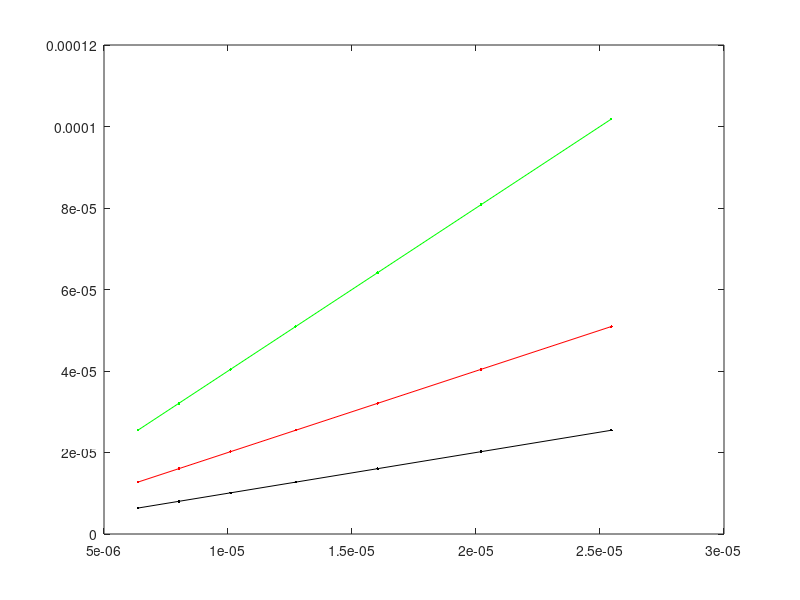
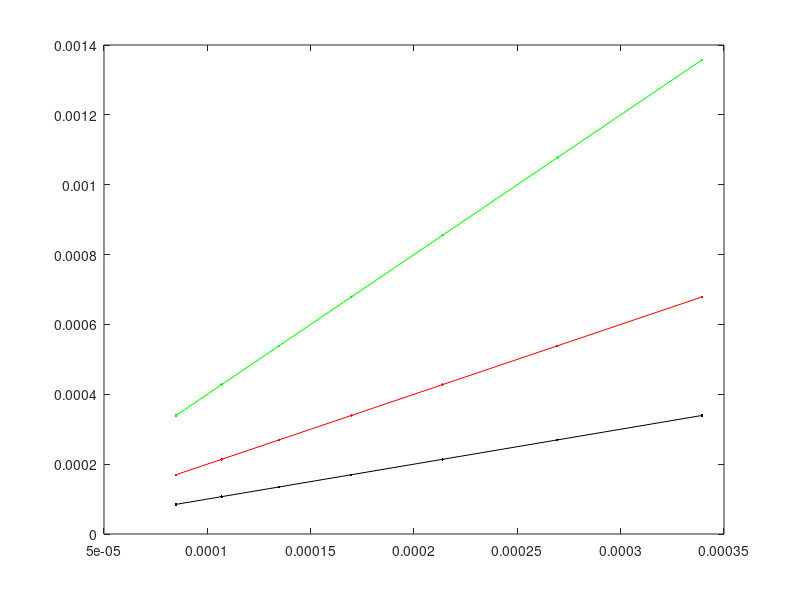

Reproduce these figures in MATLAB, in order.

 lowguess=[0.000009, 0.00012];
 medguess=[2*0.000009, 2*0.00012];
 highguess=[4*0.000009, 4*0.00012];

 for kk=1:2
%         tmp=thresholdguess(kk)/sqrt(10);
%         values(kk,:)=logspace(log10(tmp),log10(10*tmp),numvalues); % set (n=numvalues) of log-spaced values centered on thresholdguess
        tmp=lowguess(kk);
        highval=log10(tmp)+log10(sqrt(8)); % default 50 
        lowval=log10(tmp)-log10(sqrt(2)); % lowval raised from sqrt(15) to sqrt(5), oct 23, 2013 zh; sqrt2 nov 11, 2013
        lowvals(kk,:)=logspace(lowval,highval,7);
 end 
        
  for kk=1:2
        tmp=medguess(kk);
        highval=log10(tmp)+log10(sqrt(8)); % default 50 
        lowval=log10(tmp)-log10(sqrt(2)); % lowval raised from sqrt(15) to sqrt(5), oct 23, 2013 zh; sqrt2 nov 11, 2013
        medvals(kk,:)=logspace(lowval,highval,7);
  end 
        
  for kk=1:2
        tmp=highguess(kk);
        highval=log10(tmp)+log10(sqrt(8)); % default 50 
        lowval=log10(tmp)-log10(sqrt(2)); % lowval raised from sqrt(15) to sqrt(5), oct 23, 2013 zh; sqrt2 nov 11, 2013
        highvals(kk,:)=logspace(lowval,highval,7);
  end
 
  
  figure; % low noise level
  plot(lowvals(1,:), lowvals(1,:), 'k.-') % unity line
  hold on
  plot(lowvals(1,:), medvals(1,:), 'r.-') % low vs. med
  plot(lowvals(1,:), highvals(1,:), 'g.-') % low vs. high
  
   figure; % high noise level
  plot(lowvals(2,:), lowvals(2,:), 'k.-') % unity line
  hold on
  plot(lowvals(2,:), medvals(2,:), 'r.-') % low vs. med
  plot(lowvals(2,:), highvals(2,:), 'g.-') % low vs. high
  